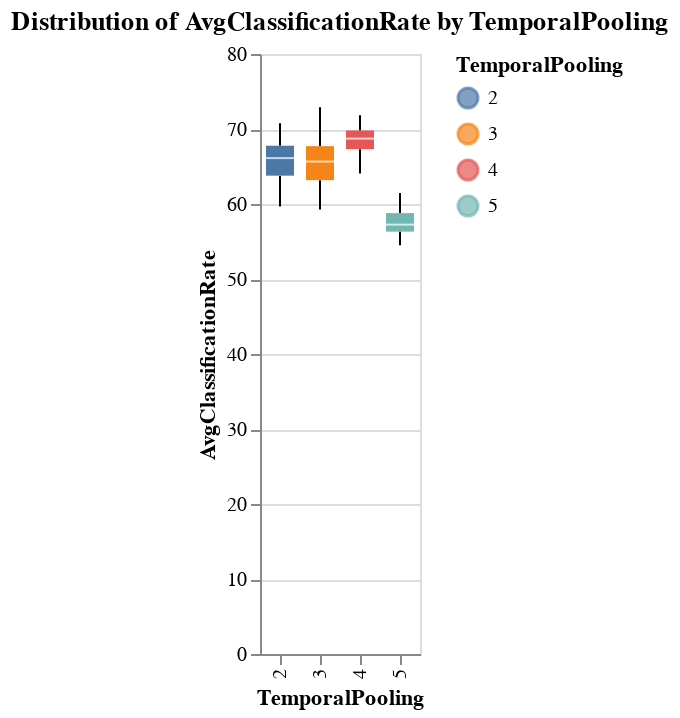

Write notebook code for a chart like this one.
### Code cell
chart = alt.Chart(df).mark_boxplot().encode(
    x='TemporalPooling:N',
    y='AvgClassificationRate:Q',
    color='TemporalPooling:N'
).properties(
    title='Distribution of AvgClassificationRate by TemporalPooling'
)
chart

### Figure 1 — Vega-Lite specification as saved in the notebook (floating-point values rounded to 4 significant figures; data arrays with more than 128 entries replaced by an {"elided": "..."} marker saying what was removed)
{"config": {"view": {"continuousWidth": 300, "continuousHeight": 300}}, "data": {"name": "data-7fa984a1a1fab2569f735dde080d4541"}, "mark": {"type": "boxplot"}, "encoding": {"color": {"field": "TemporalPooling", "type": "nominal"}, "x": {"field": "TemporalPooling", "type": "nominal"}, "y": {"field": "AvgClassificationRate", "type": "quantitative"}}, "title": "Distribution of AvgClassificationRate by TemporalPooling", "$schema": "https://vega.github.io/schema/vega-lite/v5.20.1.json", "datasets": {"data-7fa984a1a1fab2569f735dde080d4541": {"elided": "297 records"}}}
